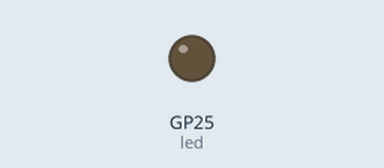
Recording of a program running on a simulated Raspberry Pi Pico running MicroPython. Parts: output pins drawn as LEDs (lit = HIGH).

Above: at 1.0 s.
At 3.0 s:
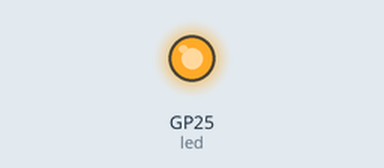
Timing chart, 0 to 5.2 s (numbered marks = the images above):
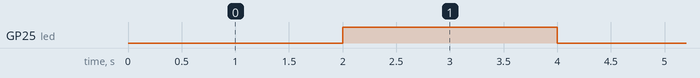

Measured:
- by itself, GP25 (led): alternates HIGH for 2.0 s and LOW for 2.0 s

The program:

lesson5_3.py
```python
from machine import Timer,Pin

def callback2000(n):
    led = Pin("LED",mode=Pin.OUT)
    if led.value() == 0:
        led.on()
    else:
        led.off()


def main():
    timer = Timer(period=2000, callback=callback2000)

if __name__ == "__main__":
    main()
```
